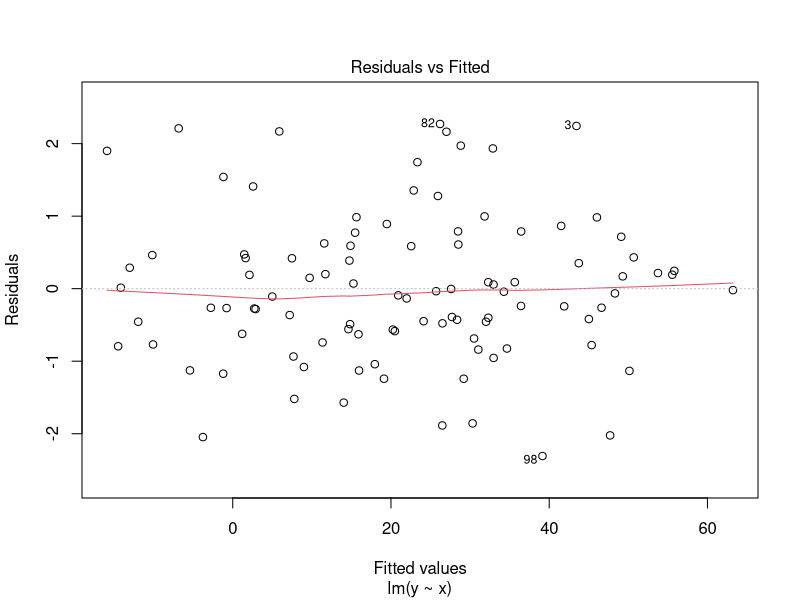
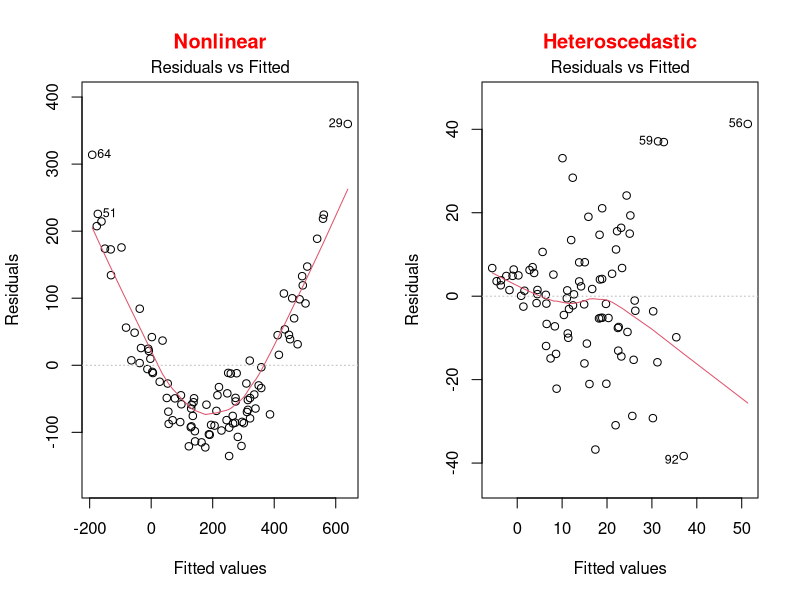
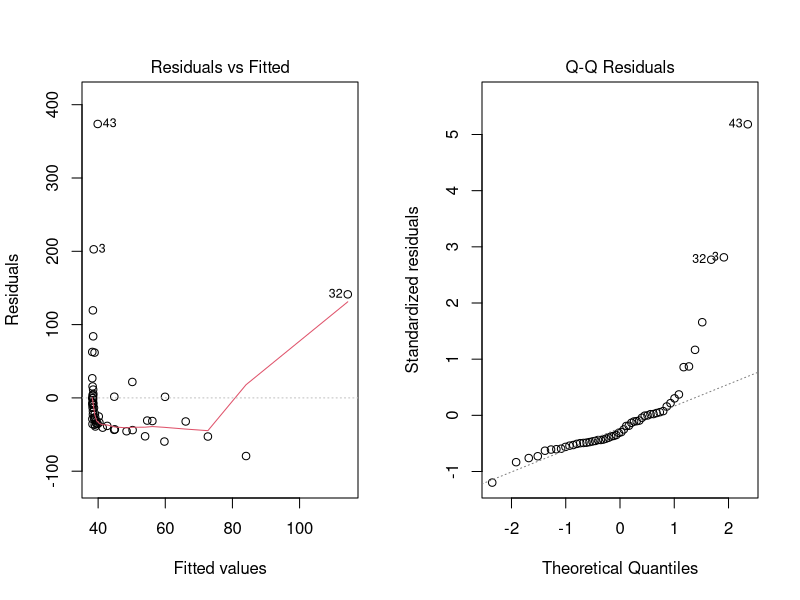
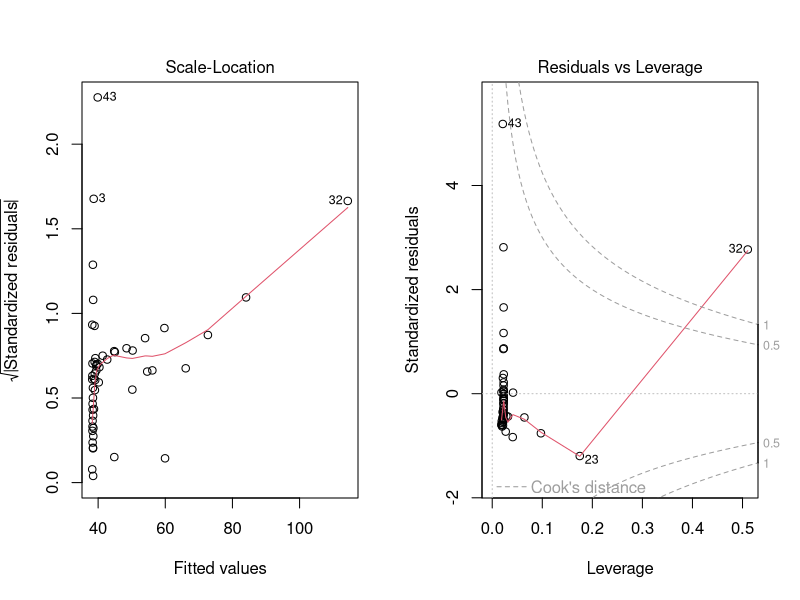
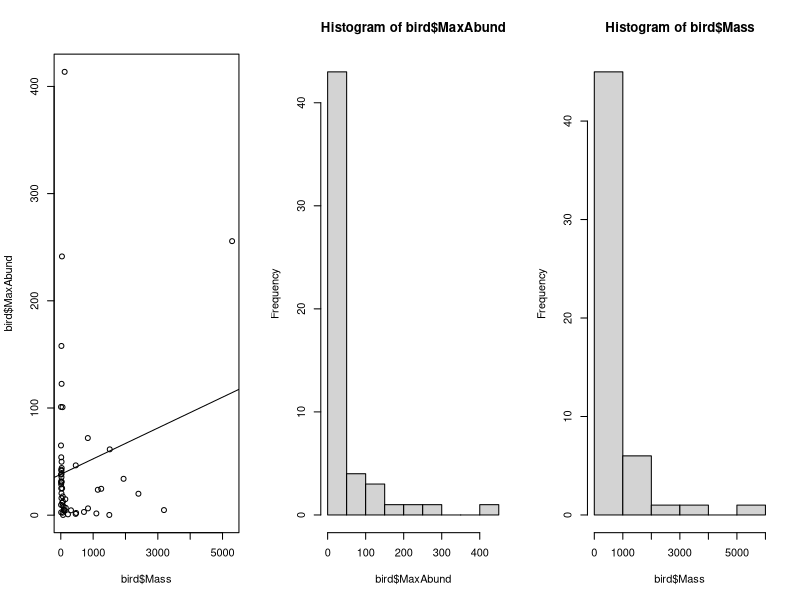
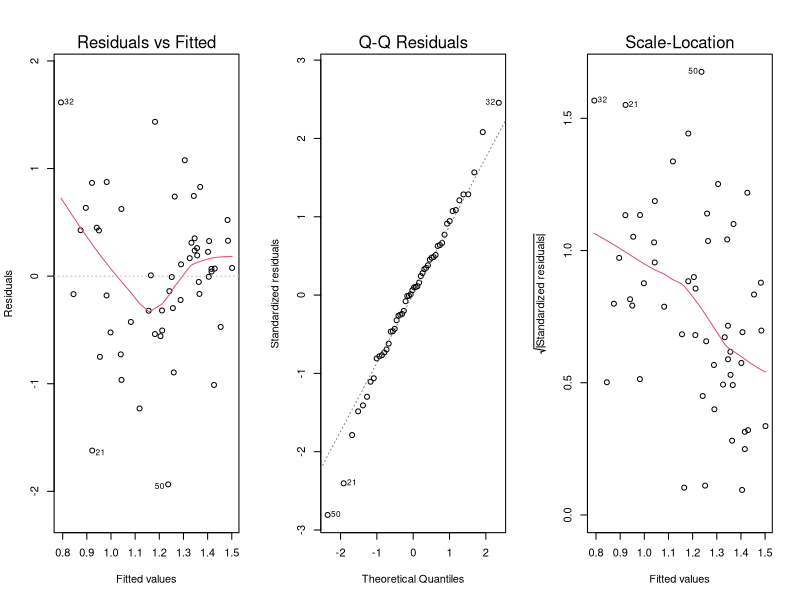
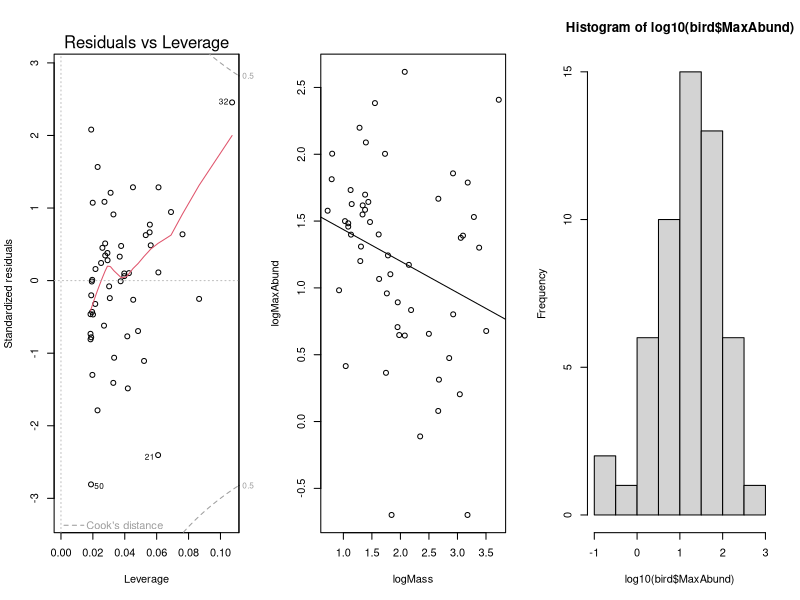
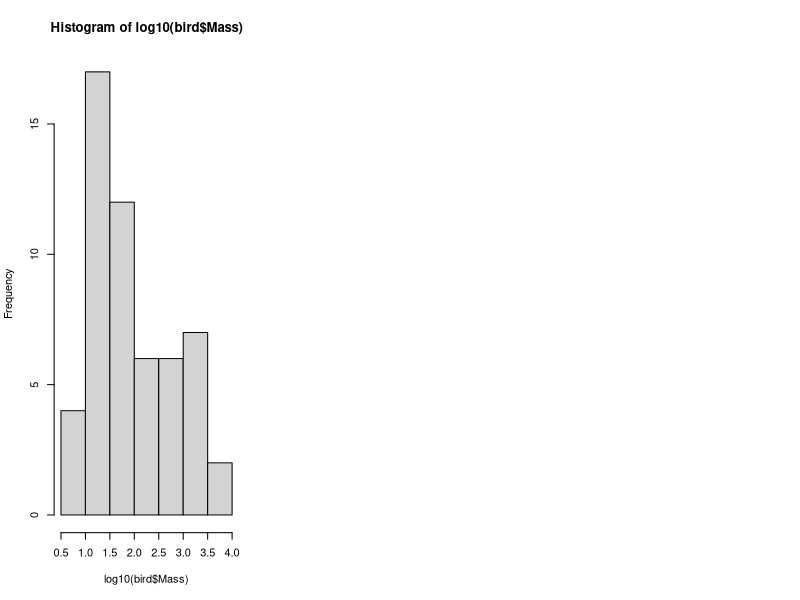

Source code (R) for these figures, in order:
## ---- chunk 1
library(e1071)
library(MASS)
## ---- chunk 2
bird = read.csv("Scripts_and_data/birdsdiet.csv")
## ---- chunk 3
lm1 <- lm(MaxAbund ~ Mass, data = bird)
## ---- chunk 4
set.seed(1234564)
x = rnorm(100,10,10)
y = 2*x+0 + rnorm(100)
lm=lm(y~x)
plot(lm,which = 1)
## ---- chunk 5
par(mfrow=c(1,2))
set.seed(1234564)
x = rnorm(100,10,10)
y = (x)^2+0 + rnorm(length(x),0,30)
lm=lm(y~scale(x))
plot(lm,which = 1, main = "Nonlinear", col.main="red")

x = rnorm(100,10,10)
y = (x)+0 + rnorm(length(x),0,x) 
lm=lm(y~scale(x))
plot(lm,which = 1, main = "Heteroscedastic", col.main="red")
## ---- chunk 6
plot(lm1)
## ---- chunk 7
par(mfrow=c(1,3))
## ---- chunk 8
plot(bird$MaxAbund ~ bird$Mass)
abline(lm1)
hist(bird$MaxAbund)
hist(bird$Mass)
## ---- chunk 9
shapiro.test(bird$MaxAbund)
shapiro.test(bird$Mass)
## ---- chunk 10
skewness(bird$MaxAbund)
skewness(bird$Mass)
## ---- chunk 11
bird$logMaxAbund <- log10(bird$MaxAbund)
bird$logMass <- log10(bird$Mass)
## ---- chunk 12
lm2 <- lm(logMaxAbund ~ logMass, data = bird) 
## ---- chunk 13
plot(lm2)
## ---- chunk 14
plot(logMaxAbund ~ logMass, data=bird)
abline(lm2) 
hist(log10(bird$MaxAbund))
hist(log10(bird$Mass))
## ---- chunk 15
summary(lm2)
## ---- chunk 16
lm3 <- lm(logMaxAbund~logMass, data=bird, subset=!bird$Aquatic) 
# removes aquatic birds (= TRUE) 
# or equivalently
lm3 <- lm(logMaxAbund~logMass, data=bird, subset=bird$Aquatic == 0)
## ---- chunk 17
# Run the model
lm4 <- lm(logMaxAbund ~ logMass, data=bird, subset=bird$Passerine == 1)

# Examine the diagnostic plots
par(mfrow=c(2,2))
plot(lm4)
summary(lm4)

# Compare variance explained by lm2, lm3 and lm4
str(summary(lm4)) 

# Recall: we want adj.r.squared
summary(lm4)$adj.r.squared # R2-adj = -0.02
summary(lm2)$adj.r.squared # R2-adj = 0.05
summary(lm3)$adj.r.squared # R2-adj = 0.25
## ---- chunk 18
boxplot(logMass ~ Aquatic, 
        data = bird, 
        names = c("Non-Aquatic",
                  "Aquatic"))
## ---- chunk 19
var.test(logMass ~ Aquatic, data = bird)
## ---- chunk 20
ttest1 <- t.test(logMass ~ Aquatic, var.equal = TRUE, data = bird)

# Or use lm()
ttest.lm1 <- lm(logMass ~ Aquatic, data=bird)
## ---- chunk 21
ttest1$statistic^2
anova(ttest.lm1)$F 
# answer: F=60.3845 in both cases
